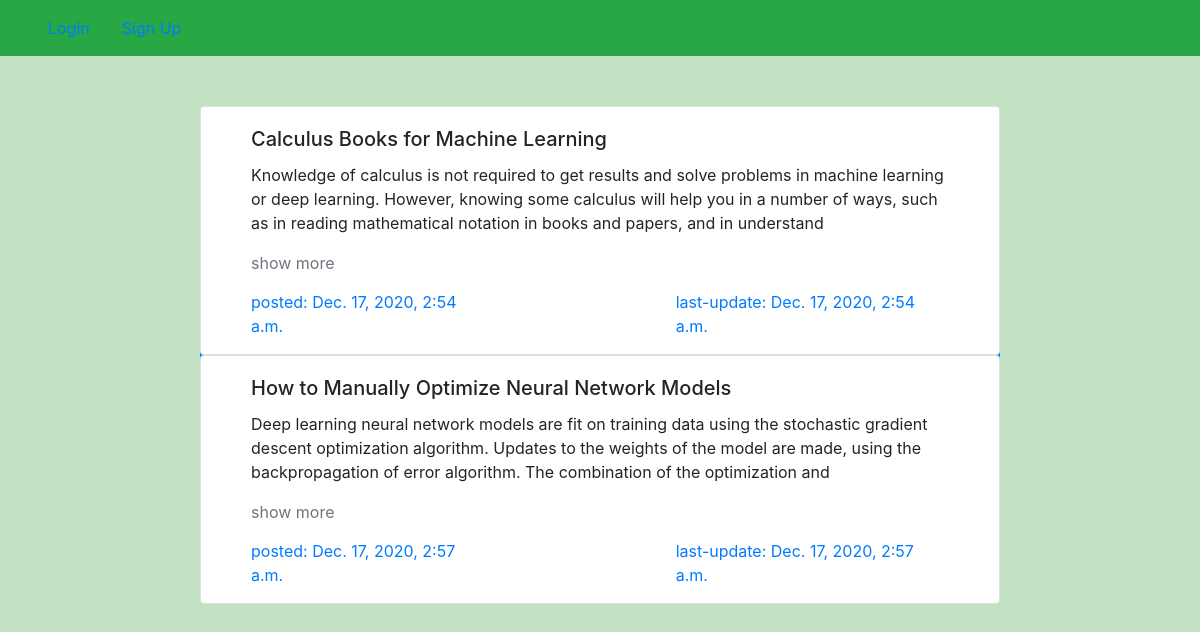
/posts/, run on the app's committed database.
### posts/models.py (models this page shows)
class Post(models.Model):
    title = models.CharField(max_length=100)
    author = models.ForeignKey(User,on_delete=models.CASCADE,null=False)
    short_description = models.CharField(max_length=256,null=False,blank=False)
    description = models.TextField(null=False,blank=False)
    creation_date = models.DateTimeField(auto_now_add=True)
    updation_date = models.DateTimeField(auto_now=True)
    __str__ = lambda self:self.title

### posts/views.py (the view)
# urls.py: url('^posts/$',views.Posts.as_view(),name='posts'),
class Posts(View):
    def get(self,request):
        context = {
            'posts': Post.objects.all(),
            'form': PostForm(),
        }
        return render(request,'posts/posts.html',context)

### posts/templates/posts/posts.html (shortened to what this page needs)
{% extends 'posts/base.html' %}
{% block content %}
<div class="container col-lg-8 bg-primary" style="margin-top:50px;border-radius:10%;">
    {% include 'posts/post-list.html' %}
</div>
{% endblock content %}

### posts/templates/posts/base.html (shortened to what this page needs)
{% load static %}
<!doctype html>
<html lang="en">
<head>
    <link rel="stylesheet" href="https://cdn.jsdelivr.net/npm/bootstrap@4.5.3/dist/css/bootstrap.min.css">
    <link rel="stylesheet" href="{% static 'style.css' %}">
</head>
<body>
    <nav class="navbar navbar-expand-lg bg-success">
        <ul class="nav">
            {% if user.is_active %}
                <li class="nav-item">
                {% if user.emailvalidator.is_validate %}
                    <a class="nav-link" data-toggle="modal" data-target="#addpostform" style="cursor:pointer" onclick="load_add_post_form()">
                      Create Post
                    </a>
                    {% include 'posts/modal.html' %}
                {% else %}
                    <a class="nav-link" href="{% url 'verify-email' url='/posts/'%}" style="cursor:pointer" onclick="">
                      Create Post
                    </a>
                {% endif %}
                </li>
                <li class="nav-item">
                    <a href="{% url 'user-logout' %}" class="nav-link">Log Out</a>
                </li>
            {% else %}
                <li class="nav-item">
                    <a href="#" class="nav-link" data-toggle="modal" data-target="#LoginForm" onclick="load_login_form()">Login</a>
                </li>
                <li class="nav-item">
                    <a href="#" class="nav-link" data-toggle="modal" data-target="#SignUpForm" id="signup_button">Sign Up</a>
                </li>
            {% endif %}
        </ul>
    </nav>
    {% block content %}
    {% endblock content %}
</body>
</html>

### posts/templates/posts/post-list.html (shortened to what this page needs)
    {% for post in posts %}
    <div class="row">
        <div class="card col-lg-12">
          <div class="card-body" style="padding-bottom:0px">
              <div class="col-lg-12">
                <h5 class="card-title">{{ post.title }}</h5>
                <p class="card-text">{{ post.short_description }}</p>
                <span data-toggle="modal" data-target="#post-{{ post.id }}" class="text-secondary" style="cursor:pointer;">show more</span>
              </div>
              <div class="col-lg-12" style="margin-top:15px;">
                  <div class="row">
                      <p class="col-lg-4 text-primary">posted: {{ post.creation_date }}</p>
                      <p class="col-lg-3"></p>
                      <p class="col-lg-5 text-primary">last-update: {{ post.updation_date }}</p>
                  </div>
              </div>
          </div>
        </div>
    </div>
    {% endfor %}

### static/style.css (style rules this page uses)
body { background: #0080003d !important }

### data on the page
Post: title "Calculus Books for Machine Learning", short_description "Knowledge of calculus is not required to get results and solve problems in machine learning or deep learning. However, knowing some calculus will help you in a number of ways, such as in reading mathematical notation in books and papers, and in understand", creation_date "Dec. 17, 2020, 2:54 a.m.", updation_date "Dec. 17, 2020, 2:54 a.m."
Post: title "How to Manually Optimize Neural Network Models", short_description "Deep learning neural network models are fit on training data using the stochastic gradient descent optimization algorithm. Updates to the weights of the model are made, using the backpropagation of error algorithm. The combination of the optimization and", creation_date "Dec. 17, 2020, 2:57 a.m.", updation_date "Dec. 17, 2020, 2:57 a.m."
